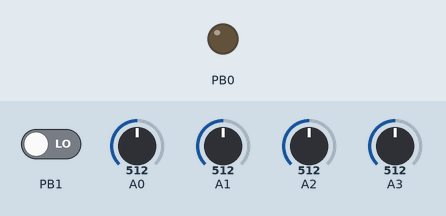
Bench run of a sketch on a simulated ATtiny85, built with avr-gcc and run on an emulated ATtiny85. Shown: output pins drawn as LEDs (lit = HIGH). The test bench sets the inputs (shaded band); at power-on: A2 = 512, A1 = 512, PB1 LOW, A0 = 512, A3 = 512.

Above: at 1.2 s.
1.3 s: A2 set to 716
Timing chart, 0 to 2.1 s (numbered marks = the images above; inputs shaded):
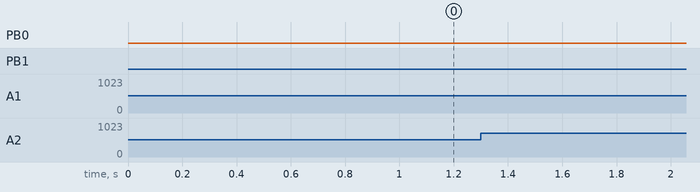

The sketch:

kastleSynthe_BIT.ino
```cpp
// (licence header left out)
#define F_CPU 8000000  // This is used by delay.h library
#include <stdlib.h>
#include <avr/interrupt.h>
#include <avr/io.h>        // Adds useful constants
#include <util/delay.h>

//#include <SINE.h> //sinewave wavetable - modified but originnaly from the Mozzi library
//#include <SAW.h>
//#include <CHEB4.h>


//for debugging purposes
#include "SoftwareSerial.h"
const int Rx = 8;
const int Tx = 3;
//SoftwareSerial mySerial(Rx, Tx); //use only for debugging

//global variables
#define WSMAP_POINTS 5
uint16_t wsMap[10]={
  0,63,127,191,230,   1,100,160,210,254};


uint8_t _out;
uint16_t time;
uint8_t mode;
uint8_t analogChannelRead=1;
uint8_t analogValues[4];
uint8_t lastAnalogValues[4];
uint8_t out;
uint8_t pwmCounter;
uint8_t mapLookup[256];
uint8_t _clocks;
bool flop;
uint8_t incr=6,_incr=6;
uint8_t lastOut;
uint8_t bitShift=3;
uint16_t osc2offset=255;
uint8_t lastAnalogChannelRead;
bool firstRead=false;

uint8_t pwmIncrement,_upIncrement,_downIncrement,upIncrement,downIncrement;
bool quantizer;
const uint8_t analogToDigitalPinMapping[4]={
  6,PORTB2,PORTB4,PORTB3};


//defines for synth types
//all are dual oscillator setups -
#define PHASE_DIST 0 // phase distortion -
#define FM 1 //aka phase modulation
#define TAH 2 //aka track & hold modulation (downsampling with T&H)


#define LOW_THRES 150
#define HIGH_THRES 162
#define LOW_MIX 300
#define HIGH_MIX 900

//defines for synth parameters
#define PITCH 2
#define WS_1 3
#define WS_2 1


uint32_t curveMap(uint8_t value, uint8_t numberOfPoints, uint16_t * tableMap){
  uint32_t inMin=0, inMax=255, outMin=0, outMax=255;
  for(int i=0;i<numberOfPoints-1;i++){
    if(value >= tableMap[i] && value <= tableMap[i+1]) {
      inMax=tableMap[i+1];
      inMin=tableMap[i];
      outMax=tableMap[numberOfPoints+i+1];
      outMin=tableMap[numberOfPoints+i];
      i=numberOfPoints+10;
    }
  }
  return map(value,inMin,inMax,outMin,outMax);
}


void createLookup(){
  for(uint16_t i=0;i<256;i++){
    mapLookup[i]=curveMap(i,WSMAP_POINTS,wsMap);
  }
}


void setup()  { //happends at the startup
  digitalWrite(5,HIGH); //turn on pull up resistor for the reset pin
  createLookup(); //mapping of knob values is done thru a lookuptable which is generated at startup from defined values
  //set outputs
  pinMode(0, OUTPUT);
  digitalWrite(1, HIGH);
  pinMode(1, INPUT);
  //serial for debugging only
  //mySerial.begin(9600);

  setTimers(); //setup interrupts

    //setup ADC and run it in interrupt
  init();
  connectChannel(analogChannelRead);
  startConversion();


}

void setTimers(void)
{
  /*
  TCCR0A=0;
   TCCR0B=0;
   bitWrite(TCCR0A,COM0A0,0);
   bitWrite(TCCR0A,COM0A1,1);
   bitWrite(TCCR0A,COM0B0,0);
   bitWrite(TCCR0A,COM0B1,1);
   bitWrite(TCCR0A,WGM00,1);
   bitWrite(TCCR0A,WGM01,1);
   bitWrite(TCCR0B,WGM02,0);
   bitWrite(TCCR0B,CS00,1);
   */
  TCCR0A = 2<<COM0A0 | 2<<COM0B0 | 3<<WGM00;
  TCCR0B = 0<<WGM02 | 1<<CS00;

  //  setup timer 0 to run fast for audiorate interrupt
  TCCR1 = 0;                  //stop the timer
  TCNT1 = 0;                  //zero the timer
  GTCCR = _BV(PSR1);          //reset the prescaler
  OCR1A = 250;                //set the compare value
  // OCR1C = 31;
  TIMSK = _BV(OCIE1A);// | _BV(TOIE0);    //TOIE0    //interrupt on Compare Match A
  //start timer, ctc mode, prescaler clk/1
  TCCR1 = _BV(CTC1) | _BV(CS12) ;//| _BV(CS11);//  | _BV(CS11) ;// //| _BV(CS13) | _BV(CS12) | _BV(CS11) |
  sei();
  TIMSK |=_BV(TOIE0);
}

uint16_t clocks(){
  //return _clocks;
  return TCNT0|(_clocks<<8);
}

ISR(TIMER0_OVF_vect){ // increment _clocks at PWM interrupt overflow - this gives 16bit time consciousnes to the chip (aproxx 2 seconds before overflow)
  _clocks++;
}

uint32_t t;
ISR(TIMER1_COMPA_vect)  // render primary oscillator in the interupt
{
  uint8_t increment=analogValues[WS_2]>>4;

  t+=(analogValues[WS_1]+1);//3;
  // mode=analogValues[WS_2]>>4;
  switch(mode){
  case 0:
    OCR0A =  byte(((t*(t>>2&t>>9)&increment*2&t>>9))|(t&t>>increment|t>>8));
    break;
  case 1:
    OCR0A = byte((t|(t>>increment|t>>7)*increment*t&(t>>11|t>>9)));
    break;
  case 2:
    OCR0A = byte(t*increment&(t>>7)|t*3&(t*4>>(increment/5)));
    break;
  case 3:
    OCR0A = byte((t>>7|t|t>>6)*10+increment*(t&t>>(increment/3)|t>>6));
    break;
  case 4:
    OCR0A =byte((t>>increment&t|t>>6)*10&(t|t>>2*increment&t>>6|t|increment));
    break;
  case 5:
    OCR0A = byte(((t>>increment*(t>>11&t>>3)&t*2&t>>9))&(t&t>>increment|t>>8)&t>>3);
    break;
  case 6:
    OCR0A = byte(((t+increment)>>7|t|3)&t*increment|(t&t>>5|t>>9));
    break;
  case 7:
    OCR0A = byte((t*((t|(t>>9)|2&t>>11))&(increment*(t>>5|increment|t>>3)))|(t&t>>increment|t>>7));
    break;
  case 8:
    OCR0A = byte((t*(t>>5|t>>8))>>(t>>increment));
    break;
  case 9:
    OCR0A =byte( (t*(t>>5|t>>8))>>(t>>increment));
    break;
  case 10:
    OCR0A = byte(t*((t>>9|t>>13)&increment&t>>6));
    break;
  case 11:
    OCR0A =byte(t*(t>>11&t>>8&increment&t>>3));
    break;
  case 12:
    OCR0A = byte((t*(t>>8*(t>>(increment-5)|t>>8)&(increment|(t>>19)*5>>t|t>>3))));
    break;
  case 13:
    OCR0A = byte((((-t&4095)*(increment*2&t*(t&t>>13))>>12)+(increment&t*((increment*2-20)&t>>8&t>>3)>>(3&t>>14))))<<2;
    break;

  }
  // increment the oscillator saw core
 // if((analogValues[WS_2])<pwmCounter) OCR0B=255; //render pulse oscillator output
 // else OCR0B=0;

 // pwmCounter=out<<1; // speed up the frequency of the square wave output twice
  TCNT1 = 0; //reset interupt couter
}

bool resetState;

void loop() {

  bool newState=bitRead(PINB,PINB1);
  if(newState&& !resetState) t=0;
  resetState=newState;

  /*
  if(clocks()-time>((osc2offset-analogValues[WS_1])<<bitShift)){ // render secondary oscillator in the loop
   time=clocks();
   _out+=_incr; // increment the oscillator saw core
   }
   else{
   if(analogValues[0]<LOW_THRES)  mode=PHASE_DIST, incr=11,_incr=6, bitShift=2, osc2offset=270;
   else if(analogValues[0]>HIGH_THRES) mode=TAH, incr=24,_incr=6,bitShift=4,osc2offset=255;
   else mode = FM, incr=11,_incr=5,bitShift=4,osc2offset=255;
   }
   */
  if(analogValues[0]<LOW_THRES)  mode=6, incr=0,_incr=6, bitShift=2, osc2offset=270;
  else if(analogValues[0]>HIGH_THRES) mode=7, incr=2,_incr=6,bitShift=4,osc2offset=255;
  else mode = 0, incr=11,_incr=1,bitShift=4,osc2offset=255;
  //_delay_us(250);
}


ISR(ADC_vect){ // interupt triggered ad completion of ADC counter
  if(!firstRead){ // discard first reading due to ADC multiplexer crosstalk
    //update values and remember last values
    lastAnalogValues[analogChannelRead]=analogValues[analogChannelRead];
    analogValues[analogChannelRead]= getConversionResult()>>2;
    //set ADC MULTIPLEXER to read the next channel
    lastAnalogChannelRead=analogChannelRead;
    analogChannelRead++;
    if(analogChannelRead>3) analogChannelRead=0;
    connectChannel(analogChannelRead);
    // set controll values if relevant (value changed)
    if(lastAnalogChannelRead==PITCH && lastAnalogValues[PITCH]!=analogValues[PITCH]) setFrequency(constrain(mapLookup[analogValues[PITCH]]<<2,0,700));
    if(lastAnalogChannelRead==WS_1 && lastAnalogValues[WS_1]!=analogValues[WS_1]) analogValues[WS_1]= mapLookup[analogValues[WS_1]];
    if(lastAnalogChannelRead==WS_2 && lastAnalogValues[WS_2]!=analogValues[WS_2]) analogValues[WS_2]= mapLookup[analogValues[WS_2]];
    firstRead=true;
    //start the ADC - at completion the interupt will be called again
    startConversion();

  }
  else{
    /*
     at the first reading off the ADX (which will not used)
     something else will happen the input pin will briefly turn to output to
     discarge charge built up in passive mixing ciruit using zener diodes
     because zeners have some higher unpredictable capacitance, various voltages might get stuck on the pin
     */
    if( incr==0 && analogChannelRead!=PITCH){ //this would somehow make the  reset pin trigger because the reset pin is already pulled to ground
    }
    else{
      if(analogValues[analogChannelRead]<200) bitWrite(DDRB,analogToDigitalPinMapping[analogChannelRead],1);
      bitWrite(DDRB,analogToDigitalPinMapping[analogChannelRead],0);
      bitWrite(PORTB,analogToDigitalPinMapping[analogChannelRead],0);
    }
    firstRead=false;
    startConversion();
  }
}


void setFrequency(int _freq){ //set frequency of the interupt for primary oscillator
  _freq=1024-_freq;
  uint8_t preScaler=_freq>>7;
  preScaler+=2; //*2
  pwmIncrement=4;
  _upIncrement=pwmIncrement*upIncrement;
  _downIncrement=pwmIncrement*downIncrement;
  for(uint8_t i=0;i<4;i++) bitWrite(TCCR1,CS10+i,bitRead(preScaler,i));
  uint8_t compare=_freq;
  bitWrite(compare,7,0);
  if(quantizer){ // if quantizer was implemented
    //compare=tuneTable[map(compare,0,127,0,6)];
  }
  OCR1A=compare+128;
}


// #### FUNCTIONS TO ACCES ADC REGISTERS
void init() {

  ADMUX  = 0;
  bitWrite(ADCSRA,ADEN,1); //adc enabled
  bitWrite(ADCSRA,ADPS2,1); // set prescaler
  bitWrite(ADCSRA,ADPS1,1); // set prescaler
  bitWrite(ADCSRA,ADPS0,1); // set prescaler
  bitWrite(ADCSRA,ADIE,1); //enable conversion finished interupt
  bitWrite(SREG,7,1);
  // prescaler = highest division
}


// channel 8 can be used to measure the temperature of the chip
void connectChannel(uint8_t number) {
  ADMUX &= (11110000);
  ADMUX |= number;
}

void startConversion() {
  bitWrite(ADCSRA,ADSC,1); //start conversion
}

bool isConversionFinished() {
  return (ADCSRA & (1<<ADIF));
}

bool isConversionRunning() {
  return !(ADCSRA & (1<<ADIF));
}

uint16_t getConversionResult() {
  uint16_t result = ADCL;
  return result | (ADCH<<8);
}
```
